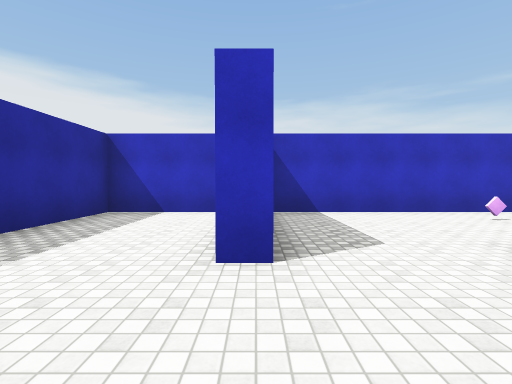
[1] (above)

17 first-person views from a walk through a Unity game level. The camera is 1.4 m above the floor, tilts 2° down and sees 85° across. The floor is counted in squares, 2 m on a side. Each view is taken from the middle of a square. On the plan, view 1 faces up. The plan holds only what a view shows up to about 9 squares ahead; the rest is blank. The player is left out. Surface patterns are stand-ins for the level's own textures.

[2]
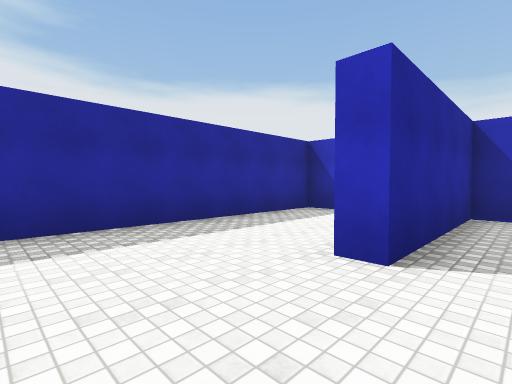

[3]
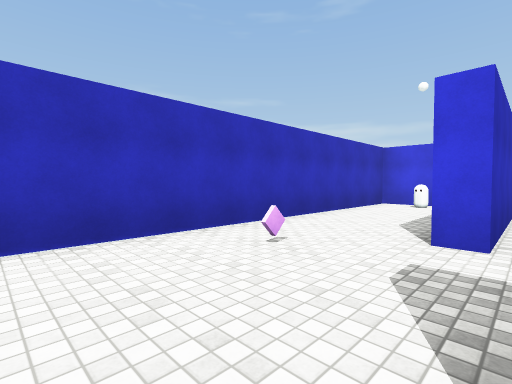

[4]
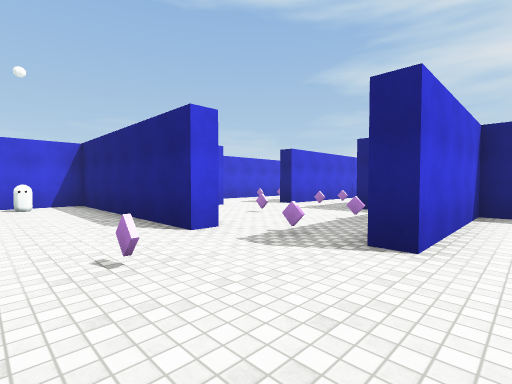

[5]
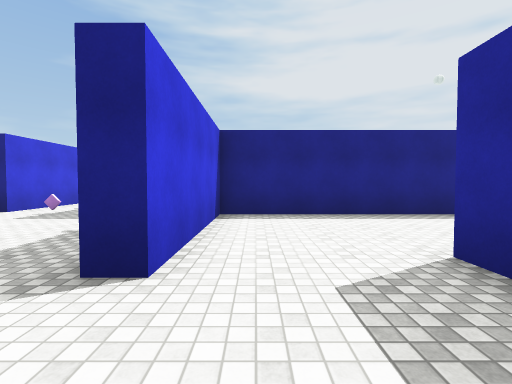

[6]
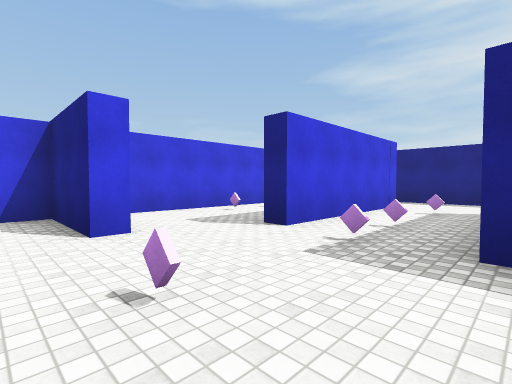

[7]
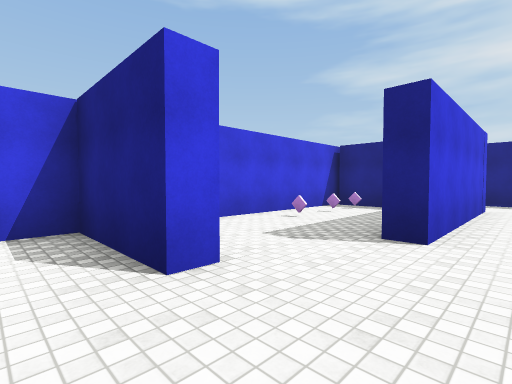

[8]
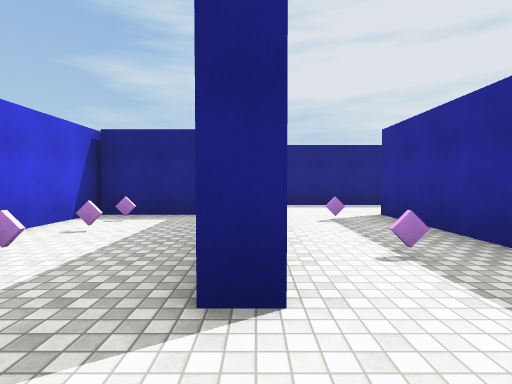

[9]
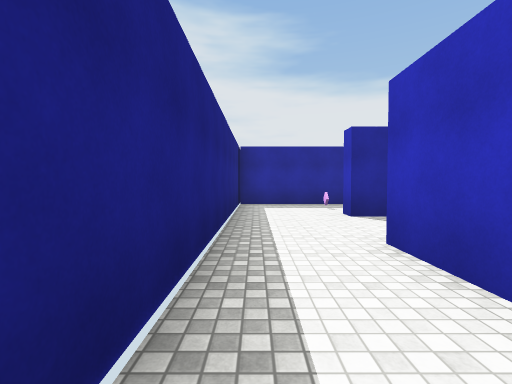

[10]
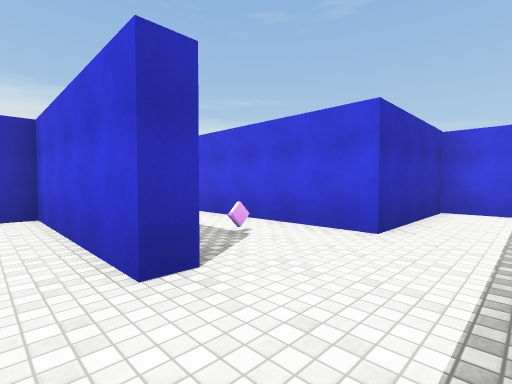

[11]
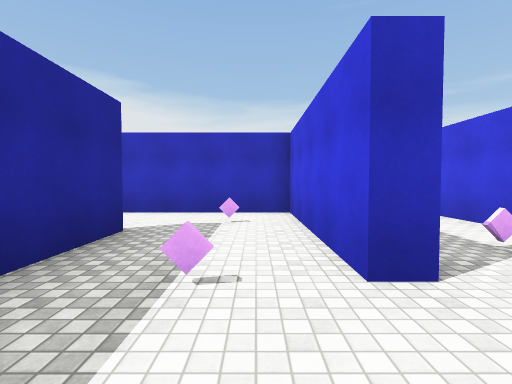

[12]
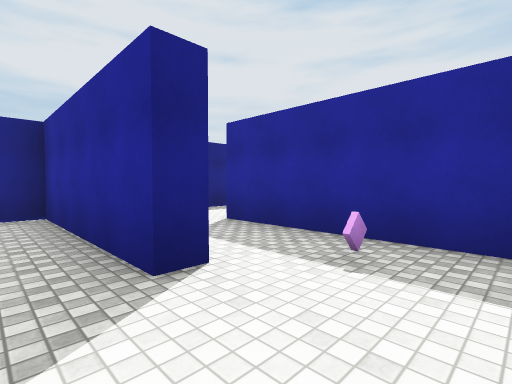

[13]
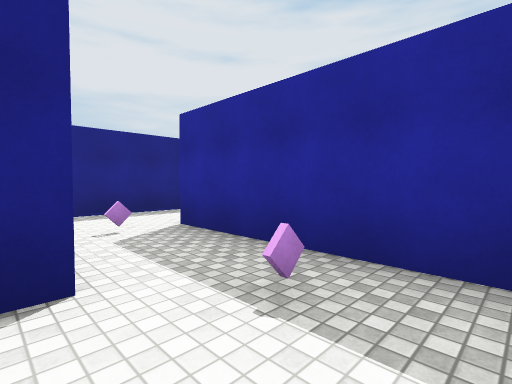

[14]
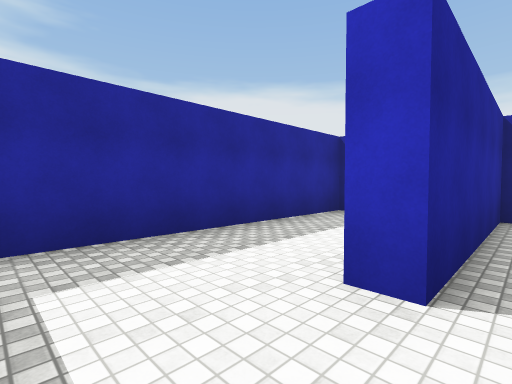

[15]
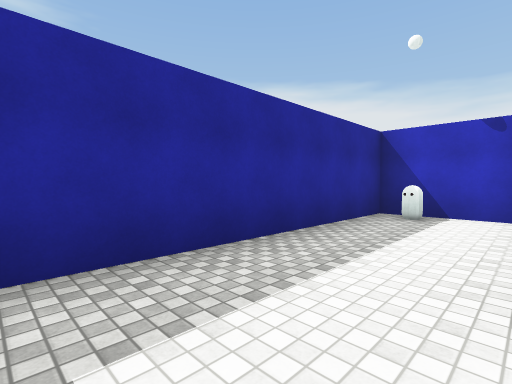

[16]
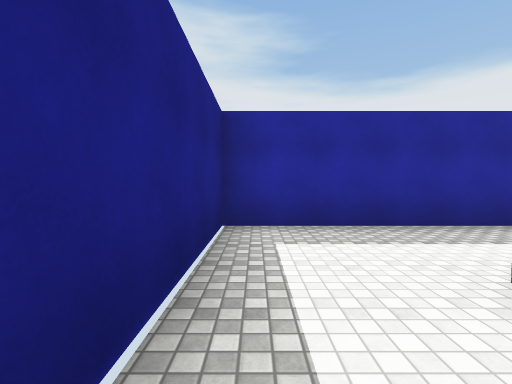

[17]
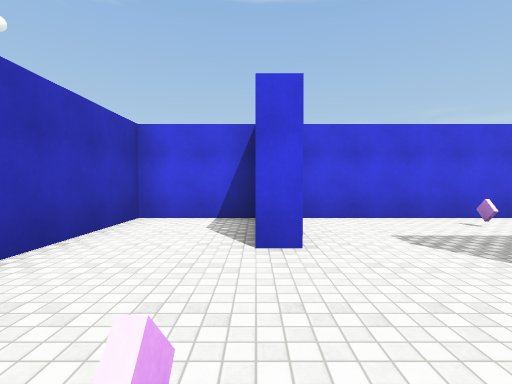

### Floor plan
Ten units are one square. View 1 is at (0, 0); x grows to the right and y downward. Boxes are objects, and circles mark ways between rooms. Rooms are numbered by the first view taken in them; rooms with no view inside come last. Other rooms are left out.
<svg viewBox="-40 -70 160 160">
<path fill="none" stroke="#000" d="M2 -24 -4 -24M-24 11 28 11 28 -16M-9 -65 -35 -65 -35 -1M55 -33 55 -38 115 -38 115 -65 2 -65 2 -24M28 -16 28 -30 34 -30M53 29 53 61 48 61M89 -5 89 -10 115 -10 115 -33 55 -33M92 60 114 60M114 65 78 65 78 15 84 15M46 85 105 85M115 78 115 -1M15 40 21 40 21 85 46 85M48 61 48 16 16 16M16 16 -4 16 -4 62 -10 62M-16 85 8 85M-12 16 -35 16 -35 85 -16 85"/>
<rect x="105" y="-55" width="10" height="10" fill="#bbb"><title>other object</title></rect>
<rect x="-35" y="15" width="10" height="10" fill="#bbb"><title>other object</title></rect>
<circle cx="15" cy="-25" r="3" fill="#2a7"/>
<circle cx="45" cy="-25" r="3" fill="#2a7"/>
<circle cx="50" cy="75" r="3" fill="#2a7"/>
<circle cx="20" cy="25" r="3" fill="#2a7"/>
<circle cx="-10" cy="75" r="3" fill="#2a7"/>
<text x="-10" y="-20">1</text>
<text x="50" y="-50">2</text>
<text x="70" y="20">3</text>
<text x="30" y="50">4</text>
<text x="0" y="50">5</text>
<text x="-30" y="50">6</text>
</svg>
Room 1 opens to room 2. Room 2 opens to room 3. Room 3 opens to room 4. Room 4 opens to room 5. Room 5 opens to room 6.

Where each view was taken, in squares from view 1:
view 1: 0 up, 0 right, facing up
view 2: 0 up, 1 right, facing up-left
view 3: 3 up, 2 right, facing up-right
view 4: 6 up, 2 right, facing down-right
view 5: 5 up, 2 right, facing down
view 6: 2 up, 5 right, facing down-right
view 7: 2 up, 7 right, facing down-right
view 8: 0 up, 8 right, facing down
view 9: 8 down, 11 right, facing left
view 10: 8 down, 4 right, facing up-right
view 11: 8 down, 4 right, facing up
view 12: 2 down, 3 right, facing down-left
view 13: 2 down, 2 right, facing down-left
view 14: 8 down, 0 right, facing up-left
view 15: 8 down, 1 left, facing up-left
view 16: 8 down, 1 right, facing left
view 17: 1 up, 6 right, facing right
